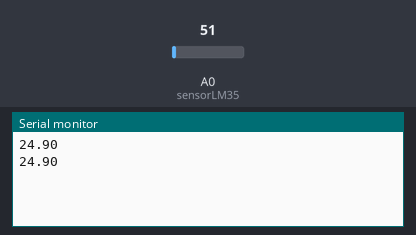
Recording of a sketch running on a simulated Arduino Uno, built with avr-gcc and run on an emulated ATmega328P. On the bench: the last lines printed to the serial monitor. The test bench sets the inputs (shaded band); at power-on: A0 (sensorLM35) = 51.

Above: at 1.8 s.
1.9 s: A0 (sensorLM35) set to 61
At 2.6 s:
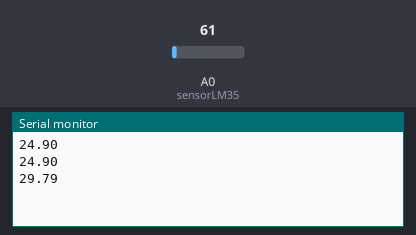
3.4 s: A0 (sensorLM35) set to 71
At 4.8 s:
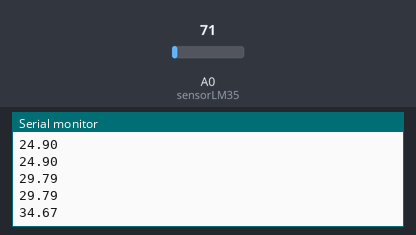
Timing chart, 0 to 6.4 s (numbered marks = the images above; inputs shaded):
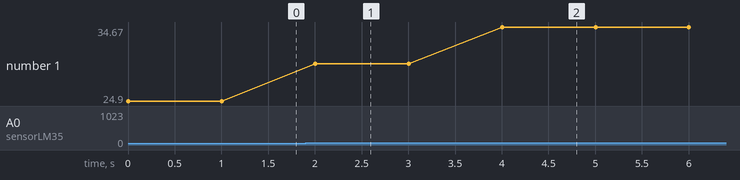

Measured:
- after the input at 1.9 s, the serial monitor: prints a new line after 0.10 s (image 1)
- after the input at 3.4 s, the serial monitor: prints a new line after 0.60 s (image 2)
- plotted number 1: 24.9 → 29.79 after the input at 1.9 s, 29.79 → 34.67 after the input at 3.4 s

The sketch:

Sensor_LM35.ino
```cpp
float temp;
int sensorLM35 = 0;

void setup() {
  Serial.begin(9600);

}

void loop() {
  temp = analogRead(sensorLM35);
  // Calculamos la temperatura con la siguiente fórmula
  temp = (5.0 * temp * 100.0)/1024.0;
  Serial.println(temp);
  delay(1000);
}
```
